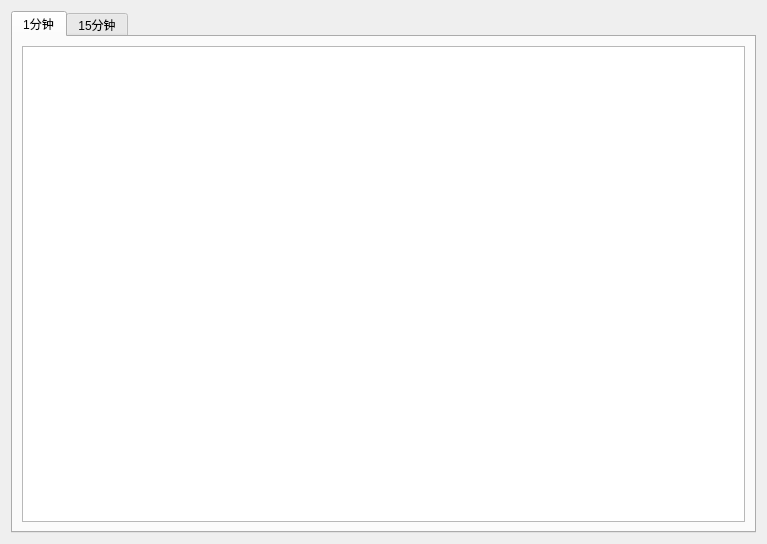
<?xml version="1.0" encoding="UTF-8"?>
<ui version="4.0">
 <class>Dialog</class>
 <widget class="QDialog" name="Dialog">
  <property name="geometry">
   <rect>
    <x>0</x>
    <y>0</y>
    <width>767</width>
    <height>544</height>
   </rect>
  </property>
  <property name="windowTitle">
   <string>Dialog</string>
  </property>
  <layout class="QVBoxLayout" name="verticalLayout">
   <item>
    <widget class="QTabWidget" name="tabWidget">
     <property name="currentIndex">
      <number>0</number>
     </property>
     <widget class="QWidget" name="tab">
      <attribute name="title">
       <string>1分钟</string>
      </attribute>
      <layout class="QHBoxLayout" name="horizontalLayout">
       <item>
        <widget class="QTableView" name="tbview_1m"/>
       </item>
      </layout>
     </widget>
     <widget class="QWidget" name="tab_2">
      <attribute name="title">
       <string>15分钟</string>
      </attribute>
     </widget>
    </widget>
   </item>
  </layout>
 </widget>
 <resources/>
 <connections/>
</ui>
